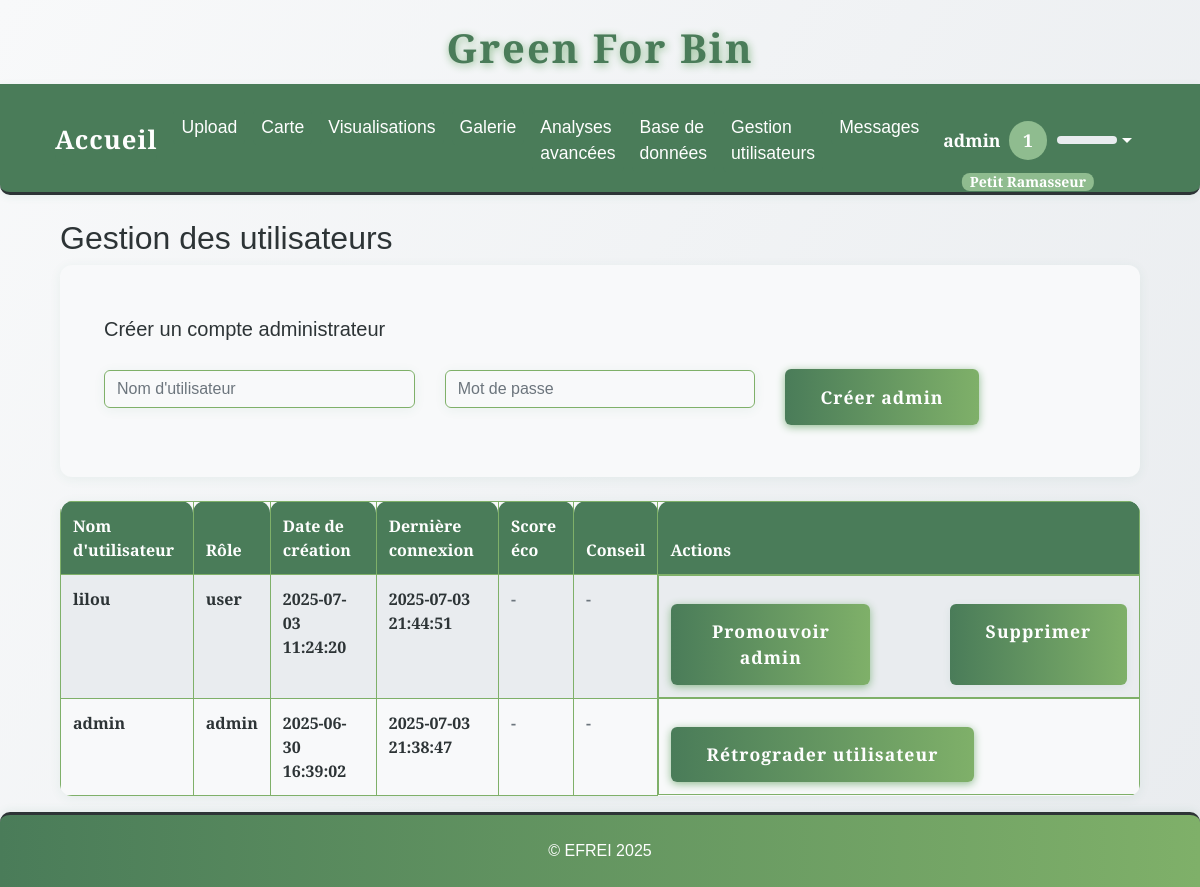
/admin/users (signed in), run on an earlier commit of the app's database.
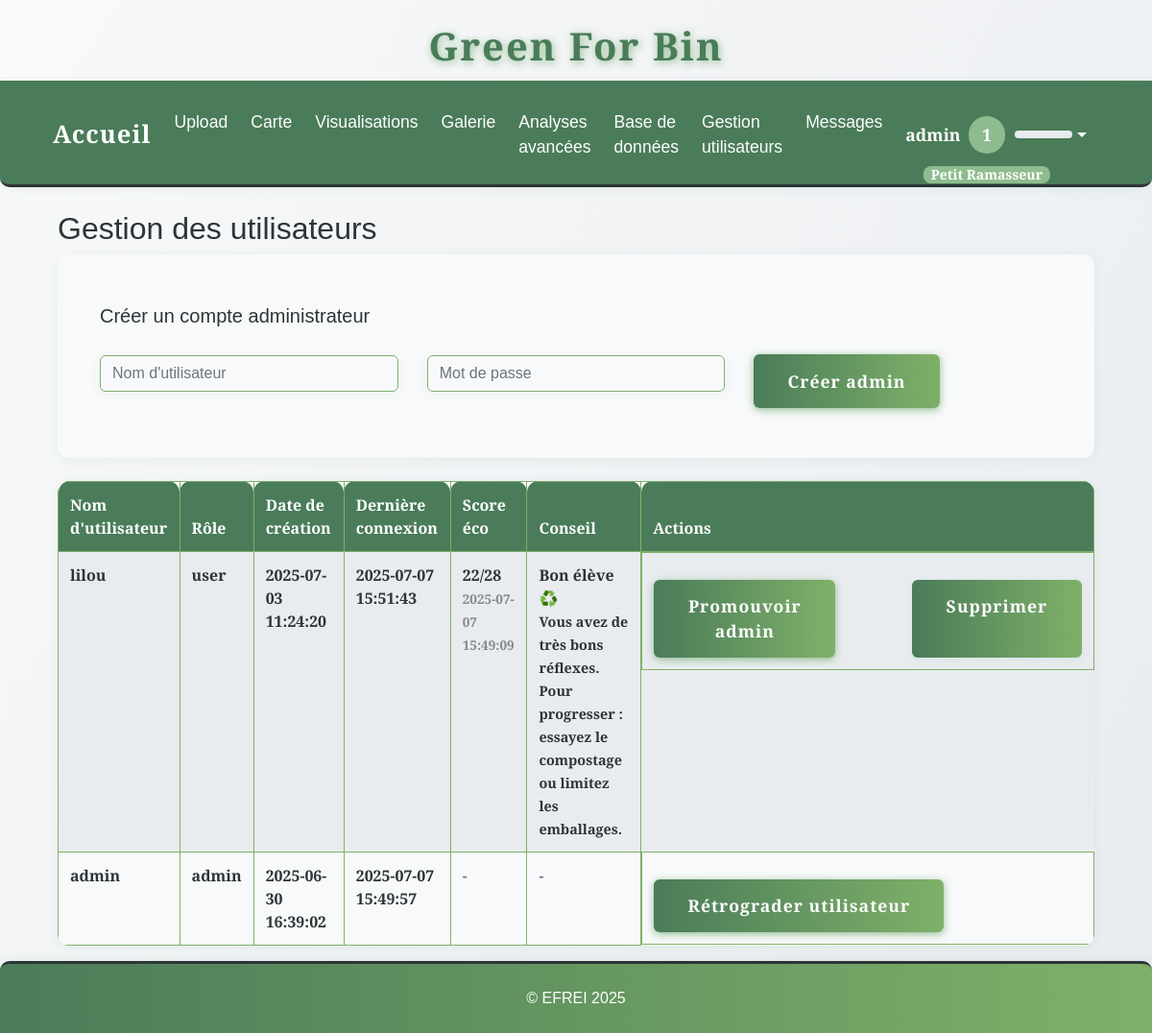
And on a later commit of the database.
### tables this page shows
CREATE TABLE users (
                id INTEGER PRIMARY KEY AUTOINCREMENT,
                username TEXT UNIQUE NOT NULL,
                password_hash TEXT NOT NULL,
                role TEXT NOT NULL DEFAULT 'user',
                created_at TEXT NOT NULL,
                last_login TEXT
            , xp INTEGER DEFAULT 0);

CREATE TABLE user_eco_analysis (
                id INTEGER PRIMARY KEY AUTOINCREMENT,
                user_id INTEGER NOT NULL,
                date_filled TEXT NOT NULL,
                score INTEGER NOT NULL,
                details TEXT,
                FOREIGN KEY(user_id) REFERENCES users(id)
            );

### app.py (the view)
@app.route('/admin/users')
@admin_required
def admin_users():
    with sqlite3.connect(DB_PATH) as conn:
        c = conn.cursor()
        c.execute("""
            SELECT id, username, role, created_at, last_login
            FROM users
            ORDER BY created_at DESC
        """)
        users = c.fetchall()
        user_eco = {}
        for user in users:
            c.execute("SELECT score, date_filled FROM user_eco_analysis WHERE user_id = ? ORDER BY date_filled DESC LIMIT 1", (user[0],))
            row = c.fetchone()
            if row:
                score, date_filled = row
                if score >= 24:
                    conseil = 'Bravo ! Vos habitudes ont un impact positif. Continuez à inspirer les autres autour de vous. Essayez les défis zéro déchet, ou rejoignez une initiative locale.'
                    titre = 'Éco-expert 🌱'
                elif score >= 18:
                    conseil = 'Vous avez de très bons réflexes. Pour progresser : essayez le compostage ou limitez les emballages.'
                    titre = 'Bon élève ♻️'
                elif score >= 12:
                    conseil = 'Vous êtes conscient·e de l’enjeu. Triez systématiquement, renseignez-vous sur les points de collecte.'
                    titre = 'Éco-curieux 🧐'
                else:
                    conseil = 'Pas de panique ! Commencez par des gestes simples comme trier ou acheter en vrac. Chaque geste compte !'
                    titre = 'Débutant·e 🐣'
                user_eco[user[0]] = dict(score=score, date=date_filled, conseil=conseil, titre=titre)
            else:
                user_eco[user[0]] = None
        c.execute("SELECT COUNT(*) FROM users WHERE role = 'admin'")
        admin_count = c.fetchone()[0]
    return render_template('admin/users.html', users=users, admin_count=admin_count, user_eco=user_eco)

### app.py (called while the page is built)
def get_locale():
    return session.get('lang', request.accept_languages.best_match(['en', 'fr']))

@app.context_processor
def inject_locale():
    return dict(get_locale=get_locale)

@app.context_processor
def inject_user_level():
    def user_level():
        if 'user_id' in session:
            try:
                with sqlite3.connect(DB_PATH) as conn:
                    c = conn.cursor()
                    c.execute("SELECT xp FROM users WHERE id = ?", (session['user_id'],))
                    row = c.fetchone()
                    xp = row[0] if row and row[0] is not None else 0
                return get_user_level(xp)
            except Exception as e:
                print(f"[USER LEVEL] {e}")
        return get_user_level(0)
    return dict(user_level=user_level)

def admin_required(f):
    @wraps(f)
    def decorated_function(*args, **kwargs):
        if 'user_id' not in session:
            flash('Vous devez être connecté pour accéder à cette page.', 'error')
            return redirect(url_for('login'))
        with sqlite3.connect(DB_PATH) as conn:
            c = conn.cursor()
            c.execute("SELECT role FROM users WHERE id = ?", (session['user_id'],))
            user = c.fetchone()
        if not user or user[0] != 'admin':
            flash('Accès réservé aux administrateurs.', 'error')
            return redirect(url_for('index'))
        return f(*args, **kwargs)
    return decorated_function

### templates/admin/users.html (shortened to what this page needs)
{% extends "base.html" %}
{% block content %}
<div class="container">
    <h2>{{ _('Gestion des utilisateurs') }}</h2>
    <div class="card mb-4">
        <div class="card-body">
            <h5 class="card-title">{{ _('Créer un compte administrateur') }}</h5>
            <form method="post" action="{{ url_for('create_admin') }}">
                <div class="row g-2 align-items-center">
                    <div class="col-md-4">
                        <input type="text" name="username" class="form-control" placeholder="{{ _('Nom d\'utilisateur') }}" required>
                    </div>
                    <div class="col-md-4">
                        <input type="password" name="password" class="form-control" placeholder="{{ _('Mot de passe') }}" required>
                    </div>
                    <div class="col-md-4">
                        <button type="submit" class="btn btn-primary">{{ _('Créer admin') }}</button>
                    </div>
                </div>
            </form>
        </div>
    </div>
    <table class="table table-striped table-green-text">
        <thead>
            <tr>
                <th>{{ _("Nom d'utilisateur") }}</th>
                <th>{{ _('Rôle') }}</th>
                <th>{{ _('Date de création') }}</th>
                <th>{{ _('Dernière connexion') }}</th>
                <th>{{ _('Score éco') }}</th>
                <th>{{ _('Conseil') }}</th>
                <th>{{ _('Actions') }}</th>
            </tr>
        </thead>
        <tbody>
            {% for user in users %}
                <tr>
                    <td>{{ user[1] }}</td>
                    <td>{{ user[2] }}</td>
                    <td>{{ user[3] }}</td>
                    <td>{{ user[4] or _('Jamais') }}</td>
                    <td>
                        {% if user_eco[user[0]] %}
                            <b>{{ user_eco[user[0]].score }}/28</b> <br><span style="font-size:0.85em; color:#888;">{{ user_eco[user[0]].date }}</span>
                        {% else %}
                            <span class="text-muted">-</span>
                        {% endif %}
                    </td>
                    <td>
                        {% if user_eco[user[0]] %}
                            <b>{{ _(user_eco[user[0]].titre) }}</b><br><span style="font-size:0.9em;">{{ _(user_eco[user[0]].conseil) }}</span>
                        {% else %}
                            <span class="text-muted">-</span>
                        {% endif %}
                    </td>
                    <td class="d-flex gap-2">
                        {% if user[2] == 'user' %}
                            <a href="{{ url_for('promote_user', user_id=user[0]) }}" class="btn btn-success btn-sm" style="margin-right:2.5rem;">{{ _('Promouvoir admin') }}</a>
                        {% else %}
                            <a href="{{ url_for('demote_user', user_id=user[0]) }}" class="btn btn-warning btn-sm" style="margin-right:2.5rem;">{{ _('Rétrograder utilisateur') }}</a>
                        {% endif %}
                        {% if session['user_id'] != user[0] and (user[2] != 'admin' or admin_count > 1) %}
                            <a href="{{ url_for('delete_user', user_id=user[0]) }}" class="btn btn-danger btn-sm" style="margin-left:2.5rem;">{{ _('Supprimer') }}</a>
                        {% endif %}
                    </td>
                </tr>
            {% endfor %}
        </tbody>
    </table>
</div>
{% endblock %}

### templates/base.html (shortened to what this page needs)
<!DOCTYPE html>
<html lang="{{ get_locale() }}">
<head>
    <link href="https://cdn.jsdelivr.net/npm/bootstrap@4.6.2/dist/css/bootstrap.min.css" rel="stylesheet">
    <link href="{{ url_for('static', filename='css/style.css') }}" rel="stylesheet">
    <link href="{{ url_for('static', filename='css/greenforbin.css') }}" rel="stylesheet">
</head>
<body>
    <header>
        <h1>{{ _('Green For Bin') }}</h1>
        <nav class="navbar navbar-expand-lg navbar-dark bg-dark">
            <div class="container-fluid">
                <a class="navbar-brand" href="{{ url_for('about') }}">{{ _('Accueil') }}</a>
                <div class="collapse navbar-collapse" id="navbarNav">
                    <ul class="navbar-nav">
                        <li class="nav-item">
                            <a class="nav-link" href="{{ url_for('upload') }}">{{ _('Upload') }}</a>
                        </li>
                        <li class="nav-item">
                            <a class="nav-link" href="{{ url_for('map_view') }}">{{ _('Carte') }}</a>
                        </li>
                        <li class="nav-item">
                            <a class="nav-link" href="{{ url_for('stats') }}">{{ _('Visualisations') }}</a>
                        </li>
                        <li class="nav-item">
                            <a class="nav-link" href="{{ url_for('gallery') }}">{{ _('Galerie') }}</a>
                        </li>
                        <li class="nav-item">
                            <a class="nav-link" href="{{ url_for('analyses_avancees') }}">{{ _('Analyses avancées') }}</a>
                        </li>
                        {% if session.get('role') == 'admin' %}
                            <li class="nav-item">
                                <a class="nav-link" href="{{ url_for('afficher_bdd') }}">{{ _('Base de données') }}</a>
                            </li>
                            <li class="nav-item">
                                <a class="nav-link" href="{{ url_for('admin_users') }}">{{ _('Gestion utilisateurs') }}</a>
                            </li>
                            <li class="nav-item">
                                <a class="nav-link" href="{{ url_for('admin_messages') }}">{{ _('Messages') }}</a>
                            </li>
                        {% endif %}
                    </ul>
                    <ul class="navbar-nav ml-auto" style="margin-left:auto;">
                        {% if session.get('user_id') %}
                            <li class="nav-item dropdown">
                                <a class="nav-link dropdown-toggle d-flex align-items-center" href="#" id="userDropdown" role="button" data-toggle="dropdown" aria-haspopup="true" aria-expanded="false" style="font-weight:bold; color: var(--cream) !important;">
                                    {{ session.get('username') }}
                                    {% set lvl = user_level() %}
                                    <span class="badge badge-pill ml-2" style="background: #8fbc8f; color: #fff; font-size: 1em; min-width:2.2em; height:2.2em; display:flex; align-items:center; justify-content:center; border-radius:50%; position:relative;">
                                        {{ lvl.level }}
                                        <span style="position:absolute; bottom:-2.2em; left:50%; transform:translateX(-50%); font-size:0.8em; color:#fff; white-space:nowrap; background:#8fbc8f; border-radius:8px; padding:2px 8px;">{{ _(lvl.title) }}</span>
                                    </span>
                                    <div style="width:60px; height:8px; background:#e9ecef; border-radius:4px; margin-left:10px; overflow:hidden; position:relative;">
                                    </div>
                                </a>
                            </li>
                        {% else %}
                            <li class="nav-item">
                                <a class="nav-link" href="{{ url_for('login') }}">{{ _('Connexion') }}</a>
                            </li>
                        {% endif %}
                    </ul>
                </div>
            </div>
        </nav>
    </header>
    <div class="container mt-4">
        {% block content %}{% endblock %}
    </div>
    <footer class="footer-efrei mt-auto py-3">
        <div class="container text-center">
            <span>&copy; EFREI 2025</span>
        </div>
    </footer>
</body>
</html>

### static/css/style.css (style rules this page uses)
:root { --primary-green: #4a7c59; --light-green: #7fb069; --sage-green: #8fbc8f; --cream: #fefefe; --warm-white: #f8f9fa; --soft-gray: #e9ecef; --charcoal: #2d3436; --text-primary: #2d3436; --text-secondary: #636e72; --radius: 2.5rem; --shadow: 0 4px 24px rgba(44, 124, 89, 0.10); --transition: all 0.3s cubic-bezier(.4,0,.2,1); --green-dark: var(--primary-green); --green: var(--light-green); --green-light: var(--sage-green); --beige: var(--cream); --white: var(--cream); --black: var(--charcoal); }
html, body { height: 100%; margin: 0; padding: 0; }
body { display: flex; flex-direction: column; min-height: 100vh; }
.container.mt-4 { flex: 1 0 auto; }
.navbar { background: linear-gradient(90deg, var(--primary-green) 0%, var(--light-green) 100%); border-radius: 0 0 var(--radius) var(--radius); box-shadow: var(--shadow); padding: 1.5rem 2.5rem 1.2rem 2.5rem; display: flex; justify-content: center; align-items: center; gap: 2rem; position: sticky; top: 0; z-index: 1000; }
.nav-link { color: var(--cream); font-family: 'Inter', 'Franklin Gothic Medium', 'Arial Narrow', Arial, sans-serif, sans-serif; font-size: 1.1rem; font-weight: 500; padding: 0.5rem 1.2rem; border-radius: 2rem; transition: var(--transition); position: relative; }
.btn { background: var(--primary-green); color: var(--cream); border: none; border-radius: 2rem; font-family: 'Inter', Arial, sans-serif; font-weight: 600; padding: 0.9rem 2.2rem; font-size: 1.1rem; box-shadow: 0 2px 8px rgba(44, 124, 89, 0.08); transition: var(--transition); cursor: pointer; margin-top: 1rem; letter-spacing: 1px; }
.card { background: var(--white); border-radius: var(--radius); box-shadow: var(--shadow); padding: 2rem 1.5rem; margin-bottom: 2rem; transition: var(--transition); position: relative; overflow: hidden; }
input, textarea, select { background: var(--beige); color: var(--green-dark); border: 2px solid var(--green-light); border-radius: 1.5rem; font-family: 'Inter', Arial, sans-serif; padding: 10px 18px; font-size: 1.08rem; transition: var(--transition); }
.footer-efrei { width: 100%; background: linear-gradient(90deg, var(--primary-green) 0%, var(--light-green) 100%); color: var(--cream); border-top: 3px solid var(--charcoal); box-shadow: 0 -2px 8px rgba(44, 124, 89, 0.08); font-family: 'Quercus Serif', 'Montserrat', 'Quicksand', Arial, sans-serif !important; font-weight: 500; flex-shrink: 0; }
.footer-efrei .container { padding-top: 8px; padding-bottom: 8px; }

### static/css/greenforbin.css (style rules this page uses)
:root { --primary-green: #4a7c59; --light-green: #7fb069; --sage-green: #8fbc8f; --cream: #fefefe; --warm-white: #f8f9fa; --soft-gray: #e9ecef; --charcoal: #2d3436; --text-primary: #2d3436; --text-secondary: #636e72; }
body { background: linear-gradient(135deg, var(--cream) 0%, var(--light-green) 100%); color: var(--text-primary); font-family: 'Segoe UI', 'Roboto', Arial, sans-serif; min-height: 100vh; }
header h1 { color: var(--primary-green); font-weight: bold; letter-spacing: 2px; text-shadow: 1px 2px 8px var(--sage-green); }
.navbar, .navbar-brand, .nav-link { background: var(--primary-green) !important; color: var(--cream) !important; font-weight: 500; border-radius: 0 0 10px 10px; }
.card { border-radius: 16px; box-shadow: 0 4px 24px 0 rgba(79, 124, 89, 0.10); border: none; background: var(--warm-white); }
.btn-primary, .btn-success, .btn-warning { background: var(--light-green); border: none; color: var(--cream); font-weight: 600; border-radius: 8px; box-shadow: 0 2px 8px var(--sage-green); transition: background 0.2s, box-shadow 0.2s; }
.table { background: var(--warm-white); border-radius: 10px; overflow: hidden; }
th { background: var(--primary-green); color: var(--cream); }
td, th { border: 1px solid var(--light-green) !important; }
footer { background: var(--primary-green); color: var(--cream); text-align: center; padding: 12px 0; border-radius: 10px 10px 0 0; margin-top: 40px; }

What changed in the data, as far as the page shows it:
changed users "lilou": last_login "2025-07-03 21:44:51" → "2025-07-07 15:51:43"; _ (not shown) → "Bon élève ♻️"; _ (not shown) → "Vous avez de très bons réflexes. Pour progresser : essayez le compostage ou limitez les emballages."; text "- -" → "/28"
added user_eco_analysis: score "22", date_filled "2025-07-07 15:49:09"
changed users "admin": last_login "2025-07-03 21:38:47" → "2025-07-07 15:49:57"
